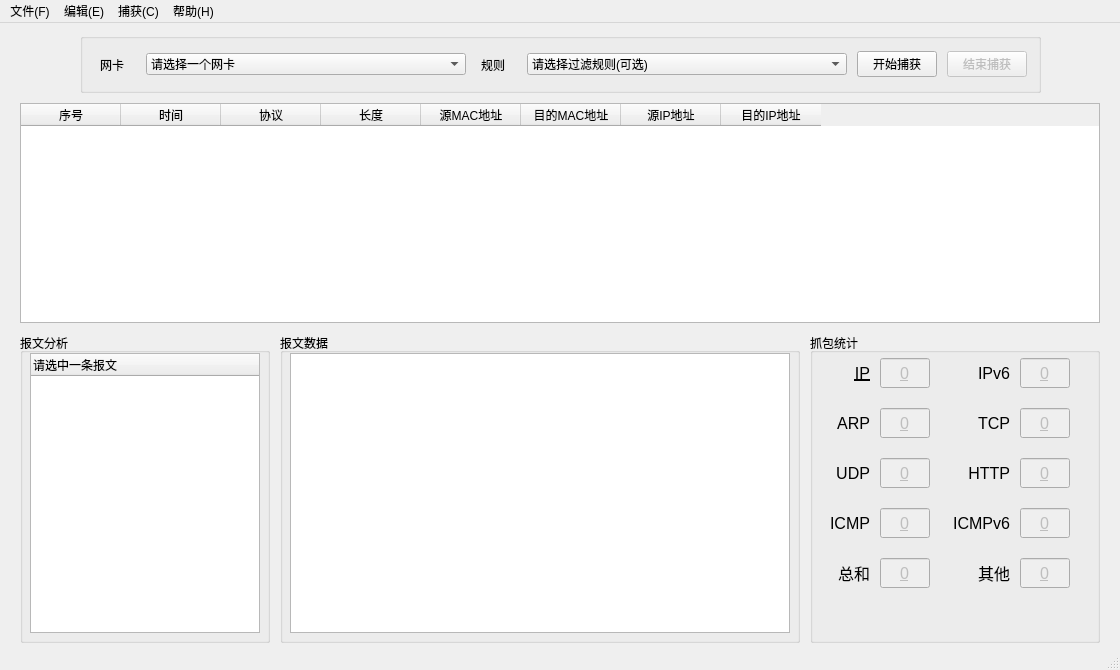
<?xml version="1.0" encoding="UTF-8"?>
<ui version="4.0">
 <class>mySnifferClass</class>
 <widget class="QMainWindow" name="mySnifferClass">
  <property name="geometry">
   <rect>
    <x>0</x>
    <y>0</y>
    <width>1120</width>
    <height>670</height>
   </rect>
  </property>
  <property name="minimumSize">
   <size>
    <width>1120</width>
    <height>670</height>
   </size>
  </property>
  <property name="maximumSize">
   <size>
    <width>1120</width>
    <height>670</height>
   </size>
  </property>
  <property name="windowTitle">
   <string>mySniffer</string>
  </property>
  <widget class="QWidget" name="centralWidget">
   <widget class="QTableWidget" name="tableWidget">
    <property name="geometry">
     <rect>
      <x>20</x>
      <y>80</y>
      <width>1080</width>
      <height>220</height>
     </rect>
    </property>
    <column>
     <property name="text">
      <string>序号</string>
     </property>
    </column>
    <column>
     <property name="text">
      <string>时间</string>
     </property>
    </column>
    <column>
     <property name="text">
      <string>协议</string>
     </property>
    </column>
    <column>
     <property name="text">
      <string>长度</string>
     </property>
    </column>
    <column>
     <property name="text">
      <string>源MAC地址</string>
     </property>
    </column>
    <column>
     <property name="text">
      <string>目的MAC地址</string>
     </property>
    </column>
    <column>
     <property name="text">
      <string>源IP地址</string>
     </property>
    </column>
    <column>
     <property name="text">
      <string>目的IP地址</string>
     </property>
    </column>
   </widget>
   <widget class="QGroupBox" name="horizontalGroupBox">
    <property name="geometry">
     <rect>
      <x>80</x>
      <y>10</y>
      <width>961</width>
      <height>60</height>
     </rect>
    </property>
    <property name="layoutDirection">
     <enum>Qt::LeftToRight</enum>
    </property>
    <property name="alignment">
     <set>Qt::AlignLeading|Qt::AlignLeft|Qt::AlignVCenter</set>
    </property>
    <layout class="QHBoxLayout" name="horizontalLayout">
     <property name="spacing">
      <number>10</number>
     </property>
     <item alignment="Qt::AlignHCenter">
      <widget class="QLabel" name="label_net">
       <property name="minimumSize">
        <size>
         <width>30</width>
         <height>0</height>
        </size>
       </property>
       <property name="maximumSize">
        <size>
         <width>50</width>
         <height>16777215</height>
        </size>
       </property>
       <property name="font">
        <font>
         <family>Microsoft YaHei UI</family>
         <pointsize>9</pointsize>
        </font>
       </property>
       <property name="text">
        <string>网卡</string>
       </property>
      </widget>
     </item>
     <item>
      <widget class="QComboBox" name="comboBox_net">
       <property name="minimumSize">
        <size>
         <width>320</width>
         <height>0</height>
        </size>
       </property>
       <property name="font">
        <font>
         <pointsize>9</pointsize>
        </font>
       </property>
       <item>
        <property name="text">
         <string>请选择一个网卡</string>
        </property>
       </item>
      </widget>
     </item>
     <item alignment="Qt::AlignHCenter">
      <widget class="QLabel" name="label_filter">
       <property name="minimumSize">
        <size>
         <width>30</width>
         <height>0</height>
        </size>
       </property>
       <property name="maximumSize">
        <size>
         <width>50</width>
         <height>16777215</height>
        </size>
       </property>
       <property name="font">
        <font>
         <pointsize>9</pointsize>
        </font>
       </property>
       <property name="text">
        <string>规则</string>
       </property>
      </widget>
     </item>
     <item>
      <widget class="QComboBox" name="comboBox_filter">
       <property name="minimumSize">
        <size>
         <width>320</width>
         <height>0</height>
        </size>
       </property>
       <item>
        <property name="text">
         <string>请选择过滤规则(可选)</string>
        </property>
       </item>
       <item>
        <property name="text">
         <string>TCP</string>
        </property>
       </item>
       <item>
        <property name="text">
         <string>UDP</string>
        </property>
       </item>
       <item>
        <property name="text">
         <string>IP</string>
        </property>
       </item>
       <item>
        <property name="text">
         <string>ICMP</string>
        </property>
       </item>
       <item>
        <property name="text">
         <string>ARP</string>
        </property>
       </item>
      </widget>
     </item>
     <item>
      <widget class="QPushButton" name="Btn_cap">
       <property name="maximumSize">
        <size>
         <width>80</width>
         <height>16777215</height>
        </size>
       </property>
       <property name="text">
        <string>开始捕获</string>
       </property>
      </widget>
     </item>
     <item>
      <widget class="QPushButton" name="Btn_uncap">
       <property name="enabled">
        <bool>false</bool>
       </property>
       <property name="maximumSize">
        <size>
         <width>80</width>
         <height>16777215</height>
        </size>
       </property>
       <property name="text">
        <string>结束捕获</string>
       </property>
      </widget>
     </item>
    </layout>
    <zorder>Btn_cap</zorder>
    <zorder>label_net</zorder>
    <zorder>comboBox_net</zorder>
    <zorder>label_filter</zorder>
    <zorder>comboBox_filter</zorder>
    <zorder>Btn_uncap</zorder>
   </widget>
   <widget class="QGroupBox" name="groupBox">
    <property name="geometry">
     <rect>
      <x>20</x>
      <y>310</y>
      <width>250</width>
      <height>310</height>
     </rect>
    </property>
    <property name="title">
     <string>报文分析</string>
    </property>
    <widget class="QTreeWidget" name="treeWidget">
     <property name="geometry">
      <rect>
       <x>10</x>
       <y>20</y>
       <width>230</width>
       <height>280</height>
      </rect>
     </property>
     <column>
      <property name="text">
       <string>请选中一条报文</string>
      </property>
     </column>
    </widget>
   </widget>
   <widget class="QGroupBox" name="groupBox_2">
    <property name="geometry">
     <rect>
      <x>280</x>
      <y>310</y>
      <width>520</width>
      <height>310</height>
     </rect>
    </property>
    <property name="title">
     <string>报文数据</string>
    </property>
    <widget class="QTextBrowser" name="textBrowser">
     <property name="geometry">
      <rect>
       <x>10</x>
       <y>20</y>
       <width>500</width>
       <height>280</height>
      </rect>
     </property>
    </widget>
   </widget>
   <widget class="QGroupBox" name="groupBox_3">
    <property name="geometry">
     <rect>
      <x>810</x>
      <y>310</y>
      <width>290</width>
      <height>310</height>
     </rect>
    </property>
    <property name="title">
     <string>抓包统计</string>
    </property>
    <widget class="QLabel" name="label">
     <property name="geometry">
      <rect>
       <x>0</x>
       <y>30</y>
       <width>60</width>
       <height>20</height>
      </rect>
     </property>
     <property name="font">
      <font>
       <pointsize>12</pointsize>
       <underline>true</underline>
      </font>
     </property>
     <property name="text">
      <string>IP</string>
     </property>
     <property name="alignment">
      <set>Qt::AlignRight|Qt::AlignTrailing|Qt::AlignVCenter</set>
     </property>
    </widget>
    <widget class="QLabel" name="label_2">
     <property name="geometry">
      <rect>
       <x>140</x>
       <y>30</y>
       <width>60</width>
       <height>20</height>
      </rect>
     </property>
     <property name="font">
      <font>
       <pointsize>12</pointsize>
      </font>
     </property>
     <property name="text">
      <string>IPv6</string>
     </property>
     <property name="alignment">
      <set>Qt::AlignRight|Qt::AlignTrailing|Qt::AlignVCenter</set>
     </property>
    </widget>
    <widget class="QLabel" name="label_3">
     <property name="geometry">
      <rect>
       <x>0</x>
       <y>80</y>
       <width>60</width>
       <height>20</height>
      </rect>
     </property>
     <property name="font">
      <font>
       <pointsize>12</pointsize>
      </font>
     </property>
     <property name="text">
      <string>ARP</string>
     </property>
     <property name="alignment">
      <set>Qt::AlignRight|Qt::AlignTrailing|Qt::AlignVCenter</set>
     </property>
    </widget>
    <widget class="QLabel" name="label_4">
     <property name="geometry">
      <rect>
       <x>140</x>
       <y>80</y>
       <width>60</width>
       <height>20</height>
      </rect>
     </property>
     <property name="font">
      <font>
       <pointsize>12</pointsize>
      </font>
     </property>
     <property name="text">
      <string>TCP</string>
     </property>
     <property name="alignment">
      <set>Qt::AlignRight|Qt::AlignTrailing|Qt::AlignVCenter</set>
     </property>
    </widget>
    <widget class="QLabel" name="label_5">
     <property name="geometry">
      <rect>
       <x>0</x>
       <y>130</y>
       <width>60</width>
       <height>20</height>
      </rect>
     </property>
     <property name="font">
      <font>
       <pointsize>12</pointsize>
       <underline>false</underline>
      </font>
     </property>
     <property name="text">
      <string>UDP</string>
     </property>
     <property name="alignment">
      <set>Qt::AlignRight|Qt::AlignTrailing|Qt::AlignVCenter</set>
     </property>
    </widget>
    <widget class="QLabel" name="label_6">
     <property name="geometry">
      <rect>
       <x>140</x>
       <y>130</y>
       <width>60</width>
       <height>20</height>
      </rect>
     </property>
     <property name="font">
      <font>
       <pointsize>12</pointsize>
       <underline>false</underline>
      </font>
     </property>
     <property name="text">
      <string>HTTP</string>
     </property>
     <property name="alignment">
      <set>Qt::AlignRight|Qt::AlignTrailing|Qt::AlignVCenter</set>
     </property>
    </widget>
    <widget class="QLabel" name="label_7">
     <property name="geometry">
      <rect>
       <x>0</x>
       <y>180</y>
       <width>60</width>
       <height>20</height>
      </rect>
     </property>
     <property name="font">
      <font>
       <pointsize>12</pointsize>
       <underline>false</underline>
      </font>
     </property>
     <property name="text">
      <string>ICMP</string>
     </property>
     <property name="alignment">
      <set>Qt::AlignRight|Qt::AlignTrailing|Qt::AlignVCenter</set>
     </property>
    </widget>
    <widget class="QLabel" name="label_8">
     <property name="geometry">
      <rect>
       <x>140</x>
       <y>180</y>
       <width>60</width>
       <height>20</height>
      </rect>
     </property>
     <property name="font">
      <font>
       <pointsize>12</pointsize>
       <underline>false</underline>
      </font>
     </property>
     <property name="text">
      <string>ICMPv6</string>
     </property>
     <property name="alignment">
      <set>Qt::AlignRight|Qt::AlignTrailing|Qt::AlignVCenter</set>
     </property>
    </widget>
    <widget class="QLabel" name="label_9">
     <property name="geometry">
      <rect>
       <x>0</x>
       <y>230</y>
       <width>60</width>
       <height>20</height>
      </rect>
     </property>
     <property name="font">
      <font>
       <pointsize>12</pointsize>
       <underline>false</underline>
      </font>
     </property>
     <property name="text">
      <string>总和</string>
     </property>
     <property name="alignment">
      <set>Qt::AlignRight|Qt::AlignTrailing|Qt::AlignVCenter</set>
     </property>
    </widget>
    <widget class="QLabel" name="label_10">
     <property name="geometry">
      <rect>
       <x>140</x>
       <y>230</y>
       <width>60</width>
       <height>20</height>
      </rect>
     </property>
     <property name="font">
      <font>
       <pointsize>12</pointsize>
       <underline>false</underline>
      </font>
     </property>
     <property name="text">
      <string>其他</string>
     </property>
     <property name="alignment">
      <set>Qt::AlignRight|Qt::AlignTrailing|Qt::AlignVCenter</set>
     </property>
    </widget>
    <widget class="QLineEdit" name="lEdit_nip">
     <property name="enabled">
      <bool>false</bool>
     </property>
     <property name="geometry">
      <rect>
       <x>70</x>
       <y>25</y>
       <width>50</width>
       <height>30</height>
      </rect>
     </property>
     <property name="font">
      <font>
       <pointsize>12</pointsize>
       <underline>true</underline>
      </font>
     </property>
     <property name="styleSheet">
      <string notr="true"/>
     </property>
     <property name="text">
      <string>0</string>
     </property>
     <property name="alignment">
      <set>Qt::AlignCenter</set>
     </property>
    </widget>
    <widget class="QLineEdit" name="lEdit_nip6">
     <property name="enabled">
      <bool>false</bool>
     </property>
     <property name="geometry">
      <rect>
       <x>210</x>
       <y>25</y>
       <width>50</width>
       <height>30</height>
      </rect>
     </property>
     <property name="font">
      <font>
       <pointsize>12</pointsize>
       <underline>true</underline>
      </font>
     </property>
     <property name="text">
      <string>0</string>
     </property>
     <property name="alignment">
      <set>Qt::AlignCenter</set>
     </property>
    </widget>
    <widget class="QLineEdit" name="lEdit_narp">
     <property name="enabled">
      <bool>false</bool>
     </property>
     <property name="geometry">
      <rect>
       <x>70</x>
       <y>75</y>
       <width>50</width>
       <height>30</height>
      </rect>
     </property>
     <property name="font">
      <font>
       <pointsize>12</pointsize>
       <underline>true</underline>
      </font>
     </property>
     <property name="text">
      <string>0</string>
     </property>
     <property name="alignment">
      <set>Qt::AlignCenter</set>
     </property>
    </widget>
    <widget class="QLineEdit" name="lEdit_ntcp">
     <property name="enabled">
      <bool>false</bool>
     </property>
     <property name="geometry">
      <rect>
       <x>210</x>
       <y>75</y>
       <width>50</width>
       <height>30</height>
      </rect>
     </property>
     <property name="font">
      <font>
       <pointsize>12</pointsize>
       <underline>true</underline>
      </font>
     </property>
     <property name="text">
      <string>0</string>
     </property>
     <property name="alignment">
      <set>Qt::AlignCenter</set>
     </property>
    </widget>
    <widget class="QLineEdit" name="lEdit_nudp">
     <property name="enabled">
      <bool>false</bool>
     </property>
     <property name="geometry">
      <rect>
       <x>70</x>
       <y>125</y>
       <width>50</width>
       <height>30</height>
      </rect>
     </property>
     <property name="font">
      <font>
       <pointsize>12</pointsize>
       <underline>true</underline>
      </font>
     </property>
     <property name="text">
      <string>0</string>
     </property>
     <property name="alignment">
      <set>Qt::AlignCenter</set>
     </property>
    </widget>
    <widget class="QLineEdit" name="lEdit_nhttp">
     <property name="enabled">
      <bool>false</bool>
     </property>
     <property name="geometry">
      <rect>
       <x>210</x>
       <y>125</y>
       <width>50</width>
       <height>30</height>
      </rect>
     </property>
     <property name="font">
      <font>
       <pointsize>12</pointsize>
       <underline>true</underline>
      </font>
     </property>
     <property name="text">
      <string>0</string>
     </property>
     <property name="alignment">
      <set>Qt::AlignCenter</set>
     </property>
    </widget>
    <widget class="QLineEdit" name="lEdit_nicmp">
     <property name="enabled">
      <bool>false</bool>
     </property>
     <property name="geometry">
      <rect>
       <x>70</x>
       <y>175</y>
       <width>50</width>
       <height>30</height>
      </rect>
     </property>
     <property name="font">
      <font>
       <pointsize>12</pointsize>
       <underline>true</underline>
      </font>
     </property>
     <property name="text">
      <string>0</string>
     </property>
     <property name="alignment">
      <set>Qt::AlignCenter</set>
     </property>
    </widget>
    <widget class="QLineEdit" name="lEdit_nicmp6">
     <property name="enabled">
      <bool>false</bool>
     </property>
     <property name="geometry">
      <rect>
       <x>210</x>
       <y>175</y>
       <width>50</width>
       <height>30</height>
      </rect>
     </property>
     <property name="font">
      <font>
       <pointsize>12</pointsize>
       <underline>true</underline>
      </font>
     </property>
     <property name="text">
      <string>0</string>
     </property>
     <property name="alignment">
      <set>Qt::AlignCenter</set>
     </property>
    </widget>
    <widget class="QLineEdit" name="lEdit_sum">
     <property name="enabled">
      <bool>false</bool>
     </property>
     <property name="geometry">
      <rect>
       <x>70</x>
       <y>225</y>
       <width>50</width>
       <height>30</height>
      </rect>
     </property>
     <property name="font">
      <font>
       <pointsize>12</pointsize>
       <underline>true</underline>
      </font>
     </property>
     <property name="text">
      <string>0</string>
     </property>
     <property name="alignment">
      <set>Qt::AlignCenter</set>
     </property>
    </widget>
    <widget class="QLineEdit" name="lEdit_other">
     <property name="enabled">
      <bool>false</bool>
     </property>
     <property name="geometry">
      <rect>
       <x>210</x>
       <y>225</y>
       <width>50</width>
       <height>30</height>
      </rect>
     </property>
     <property name="font">
      <font>
       <pointsize>12</pointsize>
       <underline>true</underline>
      </font>
     </property>
     <property name="text">
      <string>0</string>
     </property>
     <property name="alignment">
      <set>Qt::AlignCenter</set>
     </property>
    </widget>
   </widget>
   <zorder>horizontalGroupBox</zorder>
   <zorder>tableWidget</zorder>
   <zorder>groupBox</zorder>
   <zorder>groupBox_2</zorder>
   <zorder>groupBox_3</zorder>
  </widget>
  <widget class="QMenuBar" name="menuBar">
   <property name="geometry">
    <rect>
     <x>0</x>
     <y>0</y>
     <width>1120</width>
     <height>22</height>
    </rect>
   </property>
   <widget class="QMenu" name="menu_file">
    <property name="title">
     <string>文件(F)</string>
    </property>
    <addaction name="actionNew"/>
    <addaction name="actionOpen"/>
    <addaction name="actionExit"/>
   </widget>
   <widget class="QMenu" name="menu_edit">
    <property name="title">
     <string>编辑(E)</string>
    </property>
   </widget>
   <widget class="QMenu" name="menu_capture">
    <property name="title">
     <string>捕获(C)</string>
    </property>
   </widget>
   <widget class="QMenu" name="menu_help">
    <property name="title">
     <string>帮助(H)</string>
    </property>
   </widget>
   <addaction name="menu_file"/>
   <addaction name="menu_edit"/>
   <addaction name="menu_capture"/>
   <addaction name="menu_help"/>
  </widget>
  <widget class="QStatusBar" name="statusBar"/>
  <action name="actionNew">
   <property name="text">
    <string>新建</string>
   </property>
  </action>
  <action name="actionOpen">
   <property name="text">
    <string>打开</string>
   </property>
  </action>
  <action name="actionExit">
   <property name="text">
    <string>退出</string>
   </property>
  </action>
 </widget>
 <layoutdefault spacing="6" margin="11"/>
 <resources>
  <include location="mySniffer.qrc"/>
 </resources>
 <connections>
  <connection>
   <sender>actionExit</sender>
   <signal>triggered()</signal>
   <receiver>mySnifferClass</receiver>
   <slot>close()</slot>
   <hints>
    <hint type="sourcelabel">
     <x>-1</x>
     <y>-1</y>
    </hint>
    <hint type="destinationlabel">
     <x>444</x>
     <y>329</y>
    </hint>
   </hints>
  </connection>
  <connection>
   <sender>Btn_cap</sender>
   <signal>clicked()</signal>
   <receiver>mySnifferClass</receiver>
   <slot>click_on_capBtn()</slot>
   <hints>
    <hint type="sourcelabel">
     <x>945</x>
     <y>73</y>
    </hint>
    <hint type="destinationlabel">
     <x>736</x>
     <y>109</y>
    </hint>
   </hints>
  </connection>
  <connection>
   <sender>Btn_uncap</sender>
   <signal>clicked()</signal>
   <receiver>mySnifferClass</receiver>
   <slot>click_on_uncapBtn()</slot>
   <hints>
    <hint type="sourcelabel">
     <x>1030</x>
     <y>73</y>
    </hint>
    <hint type="destinationlabel">
     <x>851</x>
     <y>108</y>
    </hint>
   </hints>
  </connection>
  <connection>
   <sender>comboBox_net</sender>
   <signal>currentIndexChanged(int)</signal>
   <receiver>mySnifferClass</receiver>
   <slot>select_on_netCmb()</slot>
   <hints>
    <hint type="sourcelabel">
     <x>281</x>
     <y>71</y>
    </hint>
    <hint type="destinationlabel">
     <x>211</x>
     <y>107</y>
    </hint>
   </hints>
  </connection>
  <connection>
   <sender>comboBox_filter</sender>
   <signal>currentIndexChanged(int)</signal>
   <receiver>mySnifferClass</receiver>
   <slot>select_on_filterCmb()</slot>
   <hints>
    <hint type="sourcelabel">
     <x>860</x>
     <y>71</y>
    </hint>
    <hint type="destinationlabel">
     <x>521</x>
     <y>111</y>
    </hint>
   </hints>
  </connection>
  <connection>
   <sender>tableWidget</sender>
   <signal>cellClicked(int,int)</signal>
   <receiver>mySnifferClass</receiver>
   <slot>select_on_tableview(int,int)</slot>
   <hints>
    <hint type="sourcelabel">
     <x>394</x>
     <y>246</y>
    </hint>
    <hint type="destinationlabel">
     <x>274</x>
     <y>356</y>
    </hint>
   </hints>
  </connection>
 </connections>
 <slots>
  <slot>click_on_capBtn()</slot>
  <slot>click_on_uncapBtn()</slot>
  <slot>select_on_netCmb()</slot>
  <slot>select_on_filterCmb()</slot>
  <slot>select_on_tableview(int,int)</slot>
 </slots>
</ui>
